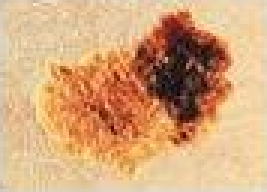
#> input picture hw/hw3/input/dermatological_sample_A.png, 89 x 64 px (shown 3 times larger); its folder holds only this picture in this run
$ jupyter execute --allow-errors hw3_part_c.ipynb   (shell and % lines are left out)
#> lines starting #> are read from the running program, lines starting #| are printed output that depends on the picture
# Team
- Stefanos Panteli UC1065916<br>
spante01@ucy.ac.cy

- Evangelia Krigkou UC1067400<br>
ekrigk01@ucy.ac.cy

- Rafael Chrysanthou UC1064747<br>
rchrys03@ucy.ac.cy

GitHub: [https://github.com/stefanosPanteli/EPL445](https://github.com/stefanosPanteli/EPL445)

# Part C

# Installs

# Imports

[cell 1]
import cv2
from google.colab.patches import cv2_imshow
import matplotlib.pyplot as plt
import numpy as np
import math

# Functions & Constants

[cell 2]
def plot_all(I, mask, magnitude_spectrum, I_inv, title: str):
    magnitude_spectrum_filterred = magnitude_spectrum * mask

    plt.subplot(221), plt.imshow(I, cmap= 'gray')
    plt.title('Input Image')
    plt.subplot(222), plt.imshow(mask, cmap= 'gray')
    plt.title(f'{title} Mask')
    plt.subplot(223), plt.imshow(magnitude_spectrum_filterred, cmap= 'gray'), plt.colorbar(fraction= 0.045, pad= 0.05)
    plt.title('Magnitude Spectrum\n(after Applying Mask)')
    plt.subplot(224), plt.imshow(I_inv, cmap= 'gray')
    plt.title('Inverse FFT')
    plt.tight_layout()
    plt.show()

    plt.figure(figsize=(2,2))
    plt.imshow(magnitude_spectrum)
    plt.imshow(mask, alpha= 0.1)
    plt.title('Magnitude Spectrum\nand Mask on Top')
    plt.show()
    print()

# 1 & 2

[cell 3]
def _read_resize_gray(index: str) -> cv2.Mat:
  '''
  `_read_resize_gray_bw` reads an image, resizes it 4 times, converts it to grayscale, and converts it to black and white.

  `Args:`
    - `index`: The index of the image. A character

  `Returns:`
    - A tuple containing the resized image, the grayscale image, and the black and white image.
  '''
#> called with index = 'A'
  image = cv2.imread(f'input/dermatological_sample_{index.upper()}.png')
#> image is the input picture: shape (64, 89, 3); mean B, G, R 122.9, 166.5, 212.8
  # Resize
  image = cv2.resize(image, None, fx=4, fy=4, interpolation= cv2.INTER_LINEAR)
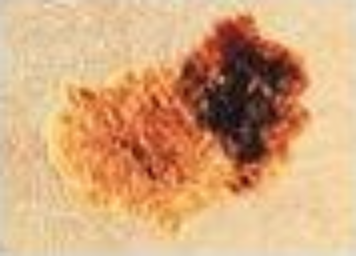
#> image: shape (256, 356, 3); mean B, G, R 122.8, 166.4, 212.7
  # Convert to grayscale
  image_gray = cv2.cvtColor(image, cv2.COLOR_BGR2GRAY)
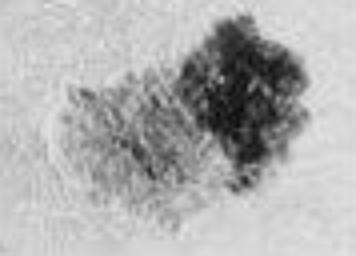
#> image_gray: shape (256, 356); min 9, max 229, mean 175.3
  return image_gray

image1 = _read_resize_gray('A')
#> (the rest of this cell did not finish here and is left out)

image3 = _read_resize_gray('C')
image4 = _read_resize_gray('D')

# 3

[cell 4]
N = 240
# Square the Images
image1_sq = image1[0:N,62:62+N]
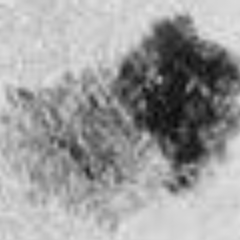
#> image1_sq: shape (240, 240); min 9, max 228, mean 156.4
#> (the rest of this cell did not finish here and is left out)

# 4

[cell 5]
images_fft = []
#> (the rest of this cell did not finish here and is left out)

# 5 & 6

[cell 6]
# Get shape
rows, cols = (N, N)
crow, ccol = rows/2 , cols/2
crow = int(crow)
ccol = int(ccol)

# Define radiuses
low_radius: int = 12
mid_radius_outer: int = 25
mid_radius_inner: int = 3
high_radius: int = 5

# Circle Low Pass Mask
low_mask = np.zeros((rows, cols), np.uint8)
# low_mask[ # Square
#    crow - low_radius : crow + low_radius,
#    ccol - low_radius : ccol + low_radius
# ] = 1
for i in range(0, rows):
  for j in range(0, cols):
    if (i - crow)**2 + (j - ccol)**2 <= low_radius**2:
      low_mask[i, j] = 1

# Circle Mid Pass Mask
mid_mask = np.zeros((rows, cols), np.uint8)
# mid_mask[ # Square
#    crow - mid_radius_outer : crow + mid_radius_outer,
#    ccol - mid_radius_outer : ccol + mid_radius_outer
# ] = 1
# mid_mask[ # Square
#    crow - mid_radius_inner : crow + mid_radius_inner,
#    ccol - mid_radius_inner : ccol + mid_radius_inner
# ] = 0
for i in range(0, rows):
  for j in range(0, cols):
    if (i - crow)**2 + (j - ccol)**2 <= mid_radius_outer**2:
      mid_mask[i, j] = 1
for i in range(0, rows):
  for j in range(0, cols):
    if (i - crow)**2 + (j - ccol)**2 <= mid_radius_inner**2:
      mid_mask[i, j] = 0

# Circle High Pass Mask
high_mask = np.zeros((rows, cols), np.uint8)
# high_mask = np.ones((rows, cols), np.uint8)
# high_mask[ # Square
#    crow - high_radius : crow + high_radius,
#    ccol - high_radius : ccol + high_radius
# ] = 0
for i in range(0, rows):
  for j in range(0, cols):
    if (i - crow)**2 + (j - ccol)**2 >= high_radius**2:
      high_mask[i, j] = 1

# Showing Masks
plt.subplot(131), plt.imshow(low_mask, cmap= 'gray')
plt.title('Low Pass Mask')
plt.subplot(132), plt.imshow(mid_mask, cmap= 'gray')
plt.title('Mid Pass Mask')
plt.subplot(133), plt.imshow(high_mask, cmap= 'gray')
plt.title('High Pass Mask')
plt.show()
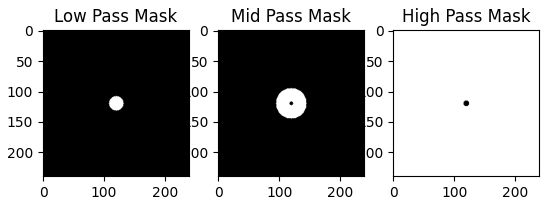
#> figure drawn by matplotlib, 3 panels


# Apply the Masks
#> (the rest of this cell did not finish here and is left out)
